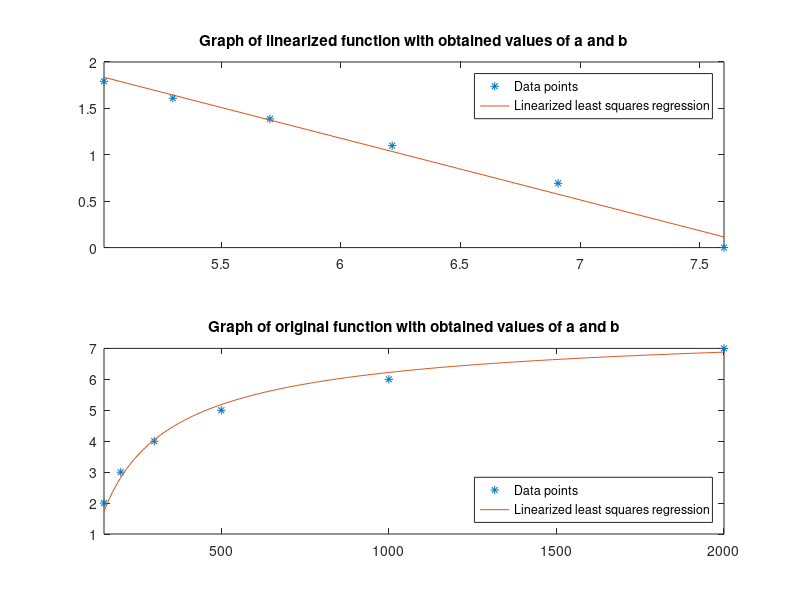

The MATLAB script that drew this image:
% Data points
alpha = [150 200 300 500 1000 2000]';
U = [2 3 4 5 6 7]';

% ln(8-U) = ln(a)+b*ln(alpha)
y = log(8-U);
x = log(alpha);
A = [ones(length(alpha),1) x];

% Linearized least squares
lnab = A\y;
mkv = @(t) lnab(1)+lnab(2)*t;

subplot(2,1,1)
plot(x, y, '*')
hold on
fplot(mkv, [min(x) max(x)])
legend('Data points', 'Linearized least squares regression')
title('Graph of linearized function with obtained values of a and b')

mkv2 = @(t) 8-exp(lnab(1))*t^(lnab(2));
subplot(2,1,2)
plot(alpha, U, '*')
hold on
fplot(mkv2, [min(alpha) max(alpha)])
legend('Data points', 'Linearized least squares regression', 'Location', 'southeast')
title('Graph of original function with obtained values of a and b')